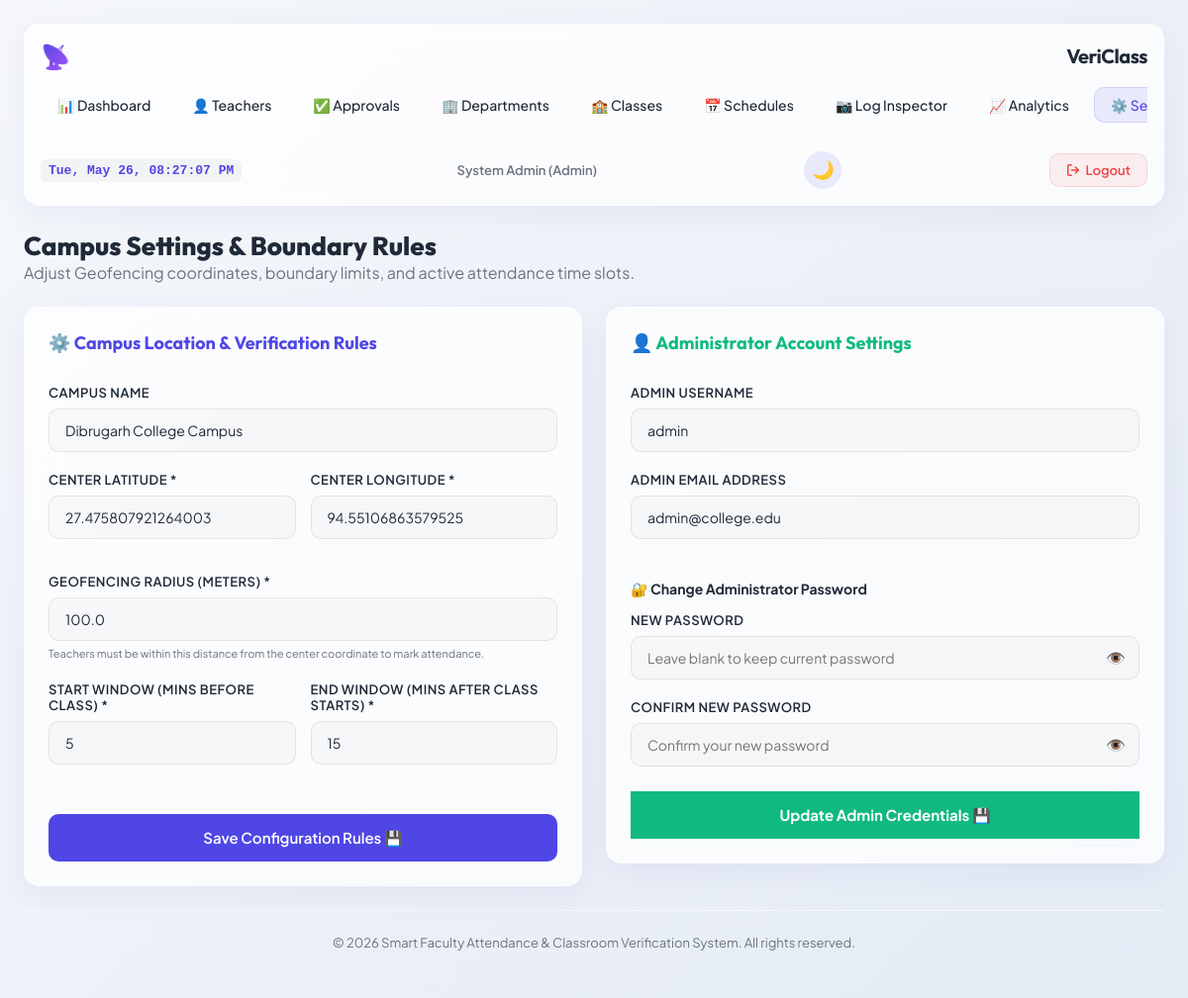
Before: /admin/settings (signed in) with the older database file.
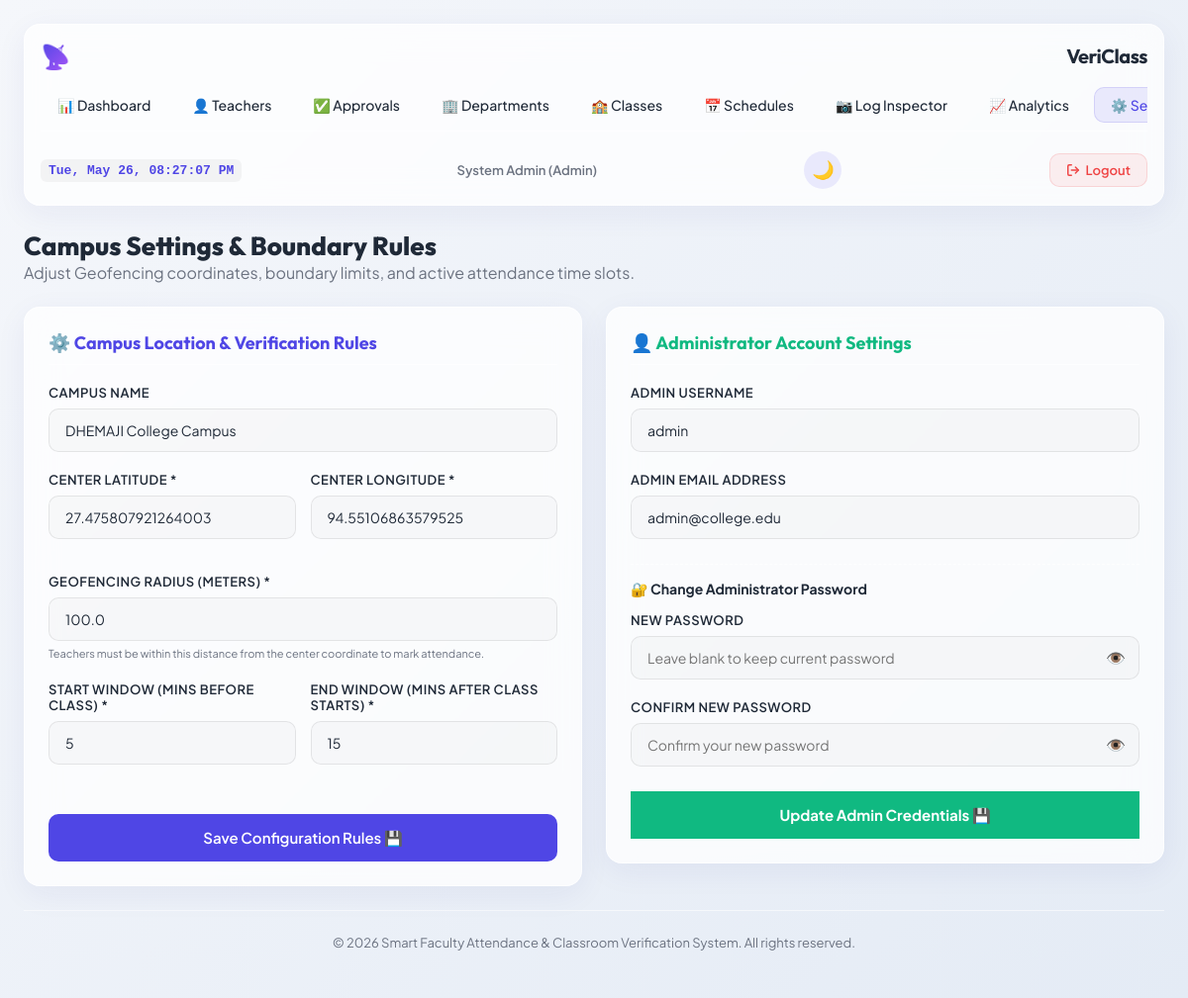
After: the same page with the newer database file.
### models.py (models this page shows, shortened)
class CampusSetting(db.Model):
    __tablename__ = 'campus_settings'
    id = db.Column(db.Integer, primary_key=True)
    campus_name = db.Column(db.String(100), nullable=False, default="Main College Campus")
    latitude = db.Column(db.Float, nullable=False, default=27.475807921264003)
    longitude = db.Column(db.Float, nullable=False, default=94.55106863579525)
    radius_meters = db.Column(db.Float, nullable=False, default=100.0)
    start_window_before_mins = db.Column(db.Integer, nullable=False, default=5)
    end_window_after_mins = db.Column(db.Integer, nullable=False, default=15)

### app.py (the view, shortened to what this page needs)
@app.route('/admin/settings', methods=['GET', 'POST'])
def admin_settings():
    if not is_logged_in() or session.get('role') != 'admin':
        flash("Access Denied.", "danger")
        return redirect(url_for('login'))
    settings = CampusSetting.query.first()
    return render_template('admin_settings.html', settings=settings, current_user=get_current_user())

### app.py (called while the page is built)
def is_logged_in():
    return 'user_id' in session

def get_current_user():
    if not is_logged_in():
        return None
    return User.query.get(session['user_id'])

### models.py (called while the page is built)
@event.listens_for(Engine, "connect")
def set_sqlite_pragma(dbapi_connection, connection_record):
    cursor = dbapi_connection.cursor()
    try:
        cursor.execute("PRAGMA foreign_keys=ON")
        cursor.execute("PRAGMA journal_mode=WAL")
    except Exception as e:
        print(f"Warning: Failed to execute SQLite connection PRAGMAs: {e}")
    finally:
        cursor.close()

### templates/admin_settings.html (shortened to what the changed rows need)
{% extends "base.html" %}
{% block content %}
<div style="margin-bottom: 24px;">
    <h2 style="font-family: var(--font-title); font-size: 26px; font-weight: 800;">Campus Settings & Boundary Rules</h2>
</div>
<div class="settings-outer-grid">
    <div class="glass-card" style="padding: 24px; width: 100%;">
        <form action="{{ url_for('admin_settings') }}" method="POST">
            <div class="form-group">
                <label class="form-label" for="campus_name">Campus Name</label>
                <input class="form-control" type="text" id="campus_name" name="campus_name" value="{{ settings.campus_name if settings else 'Main Campus' }}" required>
            </div>
            <div class="form-grid-2" style="margin-top: 15px;">
                <div class="form-group">
                    <label class="form-label" for="latitude">Center Latitude *</label>
                    <input class="form-control" type="number" step="any" id="latitude" name="latitude" value="{{ settings.latitude if settings else 27.475807921264003 }}" required>
                </div>
                <div class="form-group">
                    <label class="form-label" for="longitude">Center Longitude *</label>
                    <input class="form-control" type="number" step="any" id="longitude" name="longitude" value="{{ settings.longitude if settings else 94.55106863579525 }}" required>
                </div>
            </div>
            <div class="form-group" style="margin-top: 15px;">
                <label class="form-label" for="radius_meters">Geofencing Radius (Meters) *</label>
                <input class="form-control" type="number" step="0.1" id="radius_meters" name="radius_meters" value="{{ settings.radius_meters if settings else 100.0 }}" required>
                <small style="color: var(--color-text-muted); font-size: 11px;">Teachers must be within this distance from the center coordinate to mark attendance.</small>
            </div>
            <div class="form-grid-2" style="margin-top: 20px; margin-bottom: 30px;">
                <div class="form-group">
                    <label class="form-label" for="start_window_before_mins">Start Window (Mins before class) *</label>
                    <input class="form-control" type="number" id="start_window_before_mins" name="start_window_before_mins" value="{{ settings.start_window_before_mins if settings else 5 }}" required>
                </div>
                <div class="form-group">
                    <label class="form-label" for="end_window_after_mins">End Window (Mins after class starts) *</label>
                    <input class="form-control" type="number" id="end_window_after_mins" name="end_window_after_mins" value="{{ settings.end_window_after_mins if settings else 15 }}" required>
                </div>
            </div>
        </form>
    </div>
</div>
{% endblock %}

Changed rows visible on the page:
changed CampusSetting: campus_name "Dibrugarh College Campus" → "DHEMAJI College Campus"
